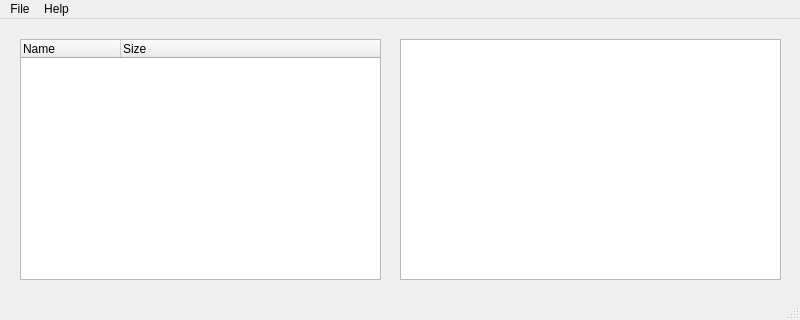
<?xml version="1.0" encoding="UTF-8"?>
<ui version="4.0">
 <class>mainForm</class>
 <widget class="QMainWindow" name="mainForm">
  <property name="geometry">
   <rect>
    <x>0</x>
    <y>0</y>
    <width>800</width>
    <height>320</height>
   </rect>
  </property>
  <property name="windowTitle">
   <string>mainForm</string>
  </property>
  <widget class="QWidget" name="centralwidget">
   <widget class="QTreeWidget" name="contents">
    <property name="geometry">
     <rect>
      <x>20</x>
      <y>20</y>
      <width>361</width>
      <height>241</height>
     </rect>
    </property>
    <column>
     <property name="text">
      <string>Name</string>
     </property>
    </column>
    <column>
     <property name="text">
      <string>Size</string>
     </property>
    </column>
   </widget>
   <widget class="QPlainTextEdit" name="log">
    <property name="geometry">
     <rect>
      <x>400</x>
      <y>20</y>
      <width>381</width>
      <height>241</height>
     </rect>
    </property>
   </widget>
  </widget>
  <widget class="QMenuBar" name="menubar">
   <property name="geometry">
    <rect>
     <x>0</x>
     <y>0</y>
     <width>800</width>
     <height>19</height>
    </rect>
   </property>
   <widget class="QMenu" name="menuFile">
    <property name="title">
     <string>File</string>
    </property>
    <addaction name="actionOpen_Folder"/>
    <addaction name="actionOpen_File"/>
    <addaction name="separator"/>
    <addaction name="actionCompress"/>
    <addaction name="actionUnpack"/>
    <addaction name="separator"/>
    <addaction name="actionExit"/>
   </widget>
   <widget class="QMenu" name="menuHelp">
    <property name="title">
     <string>Help</string>
    </property>
    <addaction name="actionAbout"/>
   </widget>
   <addaction name="menuFile"/>
   <addaction name="menuHelp"/>
  </widget>
  <widget class="QStatusBar" name="statusbar"/>
  <action name="actionCompress">
   <property name="text">
    <string>Compress...</string>
   </property>
  </action>
  <action name="actionUnpack">
   <property name="text">
    <string>Unpack...</string>
   </property>
  </action>
  <action name="actionExit">
   <property name="text">
    <string>Exit</string>
   </property>
  </action>
  <action name="actionOpen_File">
   <property name="text">
    <string>Open File...</string>
   </property>
  </action>
  <action name="actionOpen_Folder">
   <property name="text">
    <string>Open Folder...</string>
   </property>
  </action>
  <action name="actionAbout">
   <property name="text">
    <string>About</string>
   </property>
  </action>
 </widget>
 <resources/>
 <connections>
  <connection>
   <sender>actionExit</sender>
   <signal>triggered()</signal>
   <receiver>mainForm</receiver>
   <slot>close()</slot>
   <hints>
    <hint type="sourcelabel">
     <x>-1</x>
     <y>-1</y>
    </hint>
    <hint type="destinationlabel">
     <x>399</x>
     <y>159</y>
    </hint>
   </hints>
  </connection>
 </connections>
</ui>
